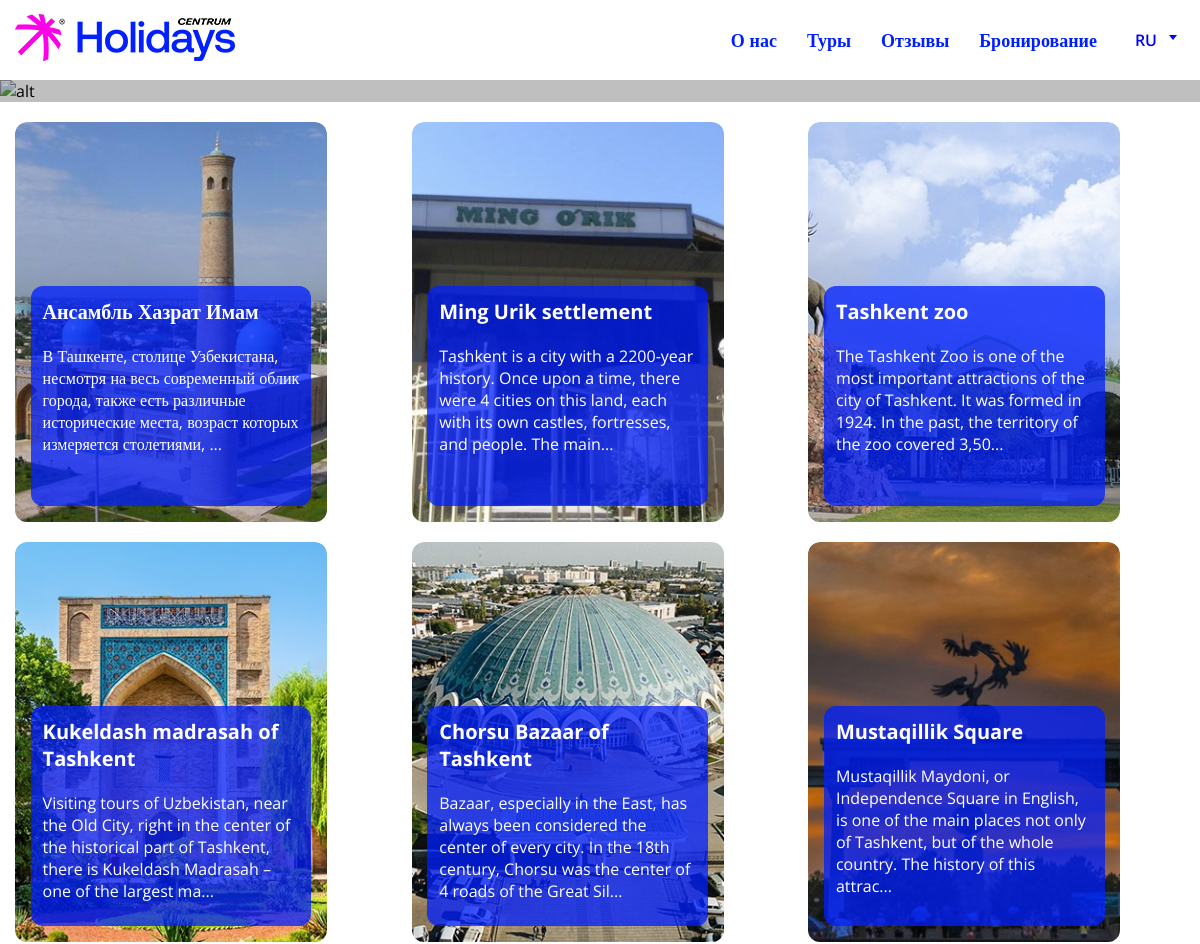
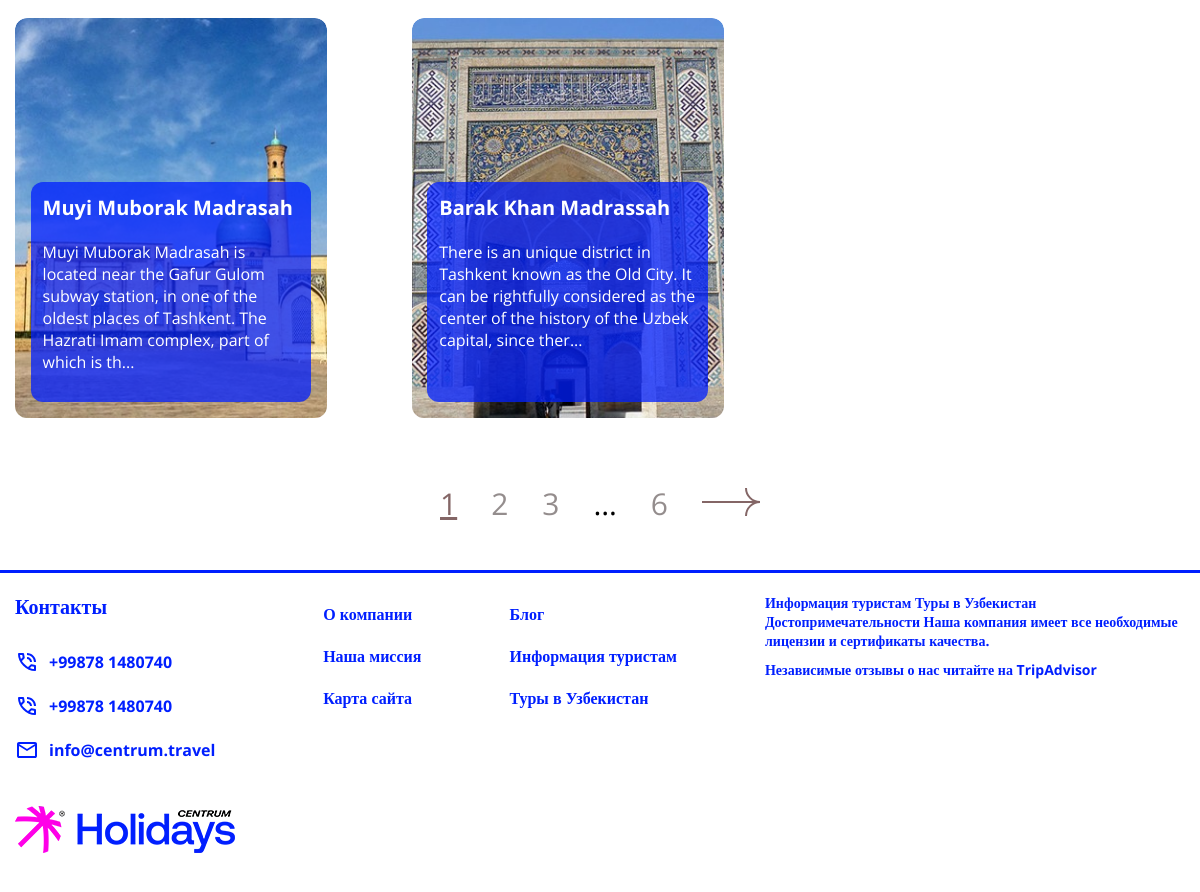
The page /ru/destinations/tashkent/ on the database its author committed (2 pictures, top to bottom).
### core/models.py (models this page shows, shortened)
class Tour(models.Model):
    title = models.CharField(verbose_name='Заголовок', max_length=100)
    preview = models.ImageField(verbose_name='Заставка', upload_to='tours/', null=True, blank=True)
    price = models.IntegerField(verbose_name='Стоимость', null=True, blank=True)
    days = models.PositiveSmallIntegerField(verbose_name='Дней', null=True, blank=True)
    nights = models.PositiveSmallIntegerField(verbose_name='Ночей', null=True, blank=True)
    short_description = models.TextField(max_length=500, verbose_name='Краткое описание', null=True, blank=True)
    full_description = RichTextField(verbose_name='Полное описание', blank=True, null=True)
    is_popular = models.BooleanField(verbose_name='Популярный тур?', default=False)
    is_recommended = models.BooleanField(verbose_name='Рекомендуемый тур?', default=False)
    destination = models.ForeignKey(Destination, on_delete=models.CASCADE, verbose_name='Направление', null=True)
    slug = models.SlugField(blank=True)
    class Meta:
        verbose_name = 'Тур'
        verbose_name_plural = 'Туры'

### core/views.py (the view)
# urls.py: path('destinations/<slug:slug>/', views.destinations_view, name='destinations'),
def destinations_view(request, slug):
    destination = models.Destination.objects.get(slug=slug)
    tours = models.Tour.objects.filter(destination=destination)
    paginator = Paginator(tours, 8)
    page = request.GET.get('page')
    qs = paginator.get_page(page)
    context = {
        'title': destination.title,
        'tours': qs
    }
    return render(request, 'core/destinations.html', context)

### core/templates/core/destinations.html (shortened to what this page needs)
{% extends 'base.html' %}
{% block content %}
    <main class="destination__main">
        <section class="destination__main-content">
            <img src="https://canaan.travel/wp-content/uploads/2022/09/Tashkent_tower-2-scaled.webp" alt="alt">
            <h1 class="destination__main-title">{{ title }}</h1></section>
        <section class="destination__main-items container">
            {% for tour in tours %}
                <a href="destinations.html" class="popular__destinations-cards-item">
                    <img src="{{ tour.preview.url }}" alt="card-item">
                    <div class="popular__destinations-cards-item-content">
                        <h4 class="popular__destinations-cards-item-title">{{ tour.title }}</h4>
                        <p class="popular__destinations-cards-item-descr">{{ tour.short_description }}</p>
                    </div>
                </a>
            {% endfor %}
        </section>
    {% include 'components/_pagination.html' %}
    </main>
{% endblock %}

### rows shown on the page
Tour: preview (picture), title "Ансамбль Хазрат Имам", short_description "В Ташкенте, столице Узбекистана, несмотря на весь современный облик города, также есть различные исторические места, возраст которых измеряется столетиями, ..."
Tour: preview (picture), title "Ming Urik settlement", short_description "Tashkent is a city with a 2200-year history. Once upon a time, there were 4 cities on this land, each with its own castles, fortresses, and people. The main..."
Tour: preview (picture), title "Tashkent zoo", short_description "The Tashkent Zoo is one of the most important attractions of the city of Tashkent. It was formed in 1924. In the past, the territory of the zoo covered 3,50..."
Tour: preview (picture), title "Kukeldash madrasah of Tashkent", short_description "Visiting tours of Uzbekistan, near the Old City, right in the center of the historical part of Tashkent, there is Kukeldash Madrasah – one of the largest ma..."
Tour: preview (picture), title "Chorsu Bazaar of Tashkent", short_description "Bazaar, especially in the East, has always been considered the center of every city. In the 18th century, Chorsu was the center of 4 roads of the Great Sil..."
Tour: preview (picture), title "Mustaqillik Square", short_description "Mustaqillik Maydoni, or Independence Square in English, is one of the main places not only of Tashkent, but of the whole country. The history of this attrac..."
Tour: preview (picture), title "Muyi Muborak Madrasah", short_description "Muyi Muborak Madrasah is located near the Gafur Gulom subway station, in one of the oldest places of Tashkent. The Hazrati Imam complex, part of which is th..."
Tour: preview (picture), title "Barak Khan Madrassah", short_description "There is an unique district in Tashkent known as the Old City. It can be rightfully considered as the center of the history of the Uzbek capital, since ther..."

### other values the page prints
{{ i }} "1"
{{ i }} "2" "3"
{{ tours.paginator.num_pages }} "6"
